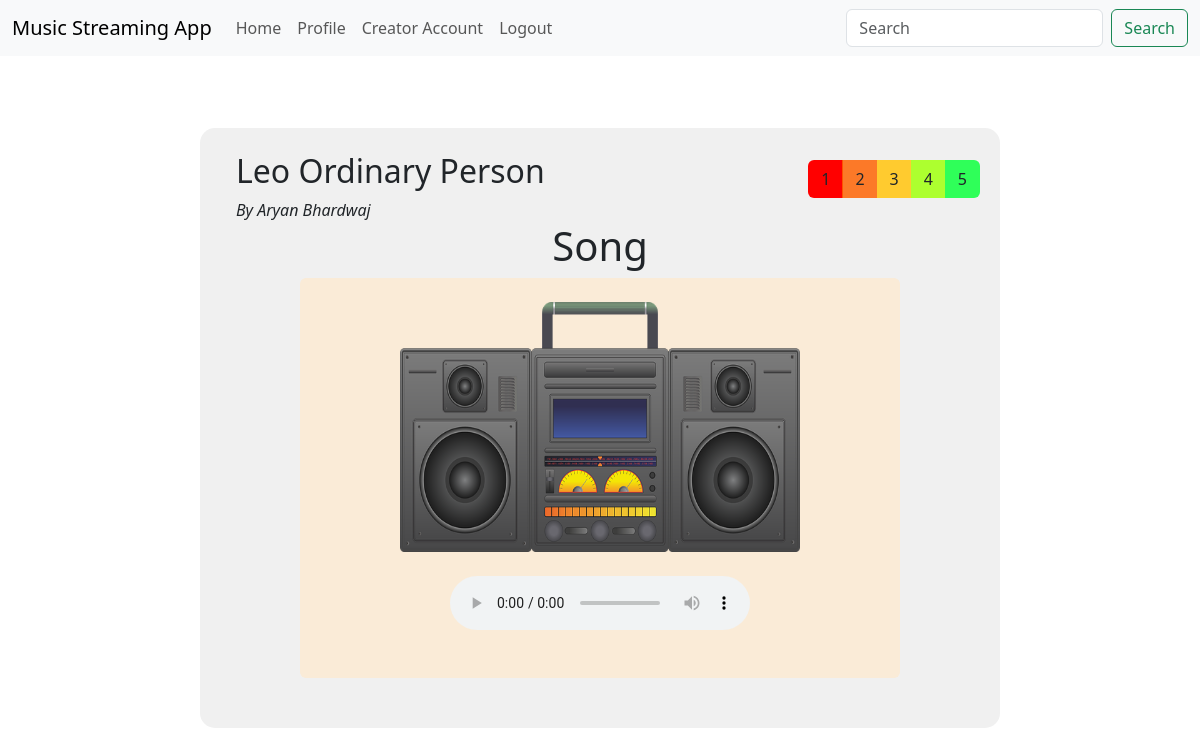
Page /play_song/7 (signed in) on the committed database.
### website/models.py (models this page shows)
class Song(db.Model):
    __tablename__ = 'song'
    id = db.Column(db.Integer, primary_key=True, autoincrement=True)
    title = db.Column(db.String(255), nullable=False)
    artist_id = db.Column(db.Integer, db.ForeignKey('user.id'), nullable=False)
    release_date = db.Column(db.Date, nullable=False)
    genre = db.Column(db.String(50), nullable=False)
    album_id = db.Column(db.Integer, db.ForeignKey('album.id'))
    file_path = db.Column(db.String(255), nullable=False)
    lyrics = db.Column(db.Text)
    upload_date = db.Column(db.DateTime(timezone=True), default=func.now())
    playlists = relationship('Playlist', secondary='playlist_songs', back_populates='songs', lazy=True)
    ratings = relationship('Rating', back_populates='song', lazy=True)
    album = db.relationship('Album',secondary='album_songs', back_populates='songs', lazy=True)
    artist = db.relationship('User', back_populates='songs', lazy=True)
    is_flagged = db.Column(db.Boolean, default=False)

class User(db.Model, UserMixin):
    __tablename__ = 'user'
    id = db.Column(db.Integer, primary_key=True, autoincrement=True)
    firstname = db.Column(db.String(80), nullable=False)
    lastname = db.Column(db.String(80), nullable=False)
    email = db.Column(db.String(120), unique=True, nullable=False)
    password = db.Column(db.String(256), nullable=False)
    user_type = db.Column(db.String(80), nullable=False)
    is_blacklisted = db.Column(db.Boolean, default=False)
    registration_date = db.Column(
        db.DateTime(timezone=True), default=func.now())
    songs = relationship('Song', back_populates='artist', lazy=True)
    albums = relationship('Album', back_populates='artist', lazy=True)
    ratings = relationship('Rating', back_populates='user', lazy=True)

### website/controllers.py (the view)
@controllers.route('/play_song/<int:song_id>')
@login_required
def play_song(song_id):
    song = Song.query.get(song_id)
    return render_template('play_song.html', user=current_user, song=song)

### website/__init__.py (called while the page is built)
def create_app():
    app = Flask(__name__)
    app.config['SECRET_KEY'] = 'sjhfsdfkisjfdisnmf'
    app.config['SQLALCHEMY_DATABASE_URI'] = f'sqlite:///{DATABASE_NAME}'
    db.init_app(app)
    from .controllers import controllers
    from .auth import auth
    from .models import User
    app.register_blueprint(controllers, url_prefix='/')
    app.register_blueprint(auth, url_prefix='/')
    if not path.exists('instance/' + DATABASE_NAME):
        with app.app_context():
            db.create_all()
    login_manager = LoginManager()
    login_manager.login_view = 'auth.login'
    login_manager.init_app(app)
    @login_manager.user_loader
    def load_user(id):
        return User.query.get(int(id))
    return app

### website/templates/play_song.html (shortened to what this page needs)
{% extends 'base.html' %} {% block title %} {{song.title}} {% endblock title %}
{% block content %}
<br />
<br />
<div class="container" style="
    height: 600px;
    width: 800px;
    background-color: #f0f0f0;
    border-radius: 15px;
  ">
    <br />
    <div class="row">
        <div class="col">
            <h2 class="ms-4">{{song.title}}</h2>
            <em class="ms-4"> By {{song.artist.firstname}} {{song.artist.lastname}}</em>
        </div>
        <div class="col text-end mt-2 me-2">
            <form method="POST" action="{{ url_for('controllers.rate_song', song_id=song.id) }}">
                <div class="btn-group" role="group" aria-label="Rating">
                    <button type="submit" class="btn" style="background-color: red;" name="rating" value="1">1</button>
                    <button type="submit" class="btn" style="background-color: rgba(255, 98, 0, 0.832);" name="rating"
                        value="2">2</button>
                    <button type="submit" class="btn" style="background-color: rgb(255, 203, 47);" name="rating"
                        value="3">3</button>
                    <button type="submit" class="btn" style="background-color: greenyellow;" name="rating"
                        value="4">4</button>
                    <button type="submit" class="btn" style="background-color: rgb(47, 255, 89);" name="rating"
                        value="5">5</button>
                </div>
            </form>
        </div>
    </div>
    <h1 class="text-center">Song</h1>
    <div class="container rounded mt-2 text-center" style="
      border-radius: 15px;
      width: 600px;
      height: 400px;
      background-color: antiquewhite;
      overflow: auto;
    ">
    <img class="mt-4" src="/static/music player.png" style="height: 250px; width: 400px;" alt="music_player_image">
    <audio class="mt-4" controls>
        <source src="{{ url_for('static', filename='uploads/' + song.file_path) }}" type="audio/mp3">
    </audio>
    </div>
</div>
{% endblock content %}

### rows in the picture
Song: title "Leo Ordinary Person"
User: artist.firstname "Aryan", artist.lastname "Bhardwaj"
